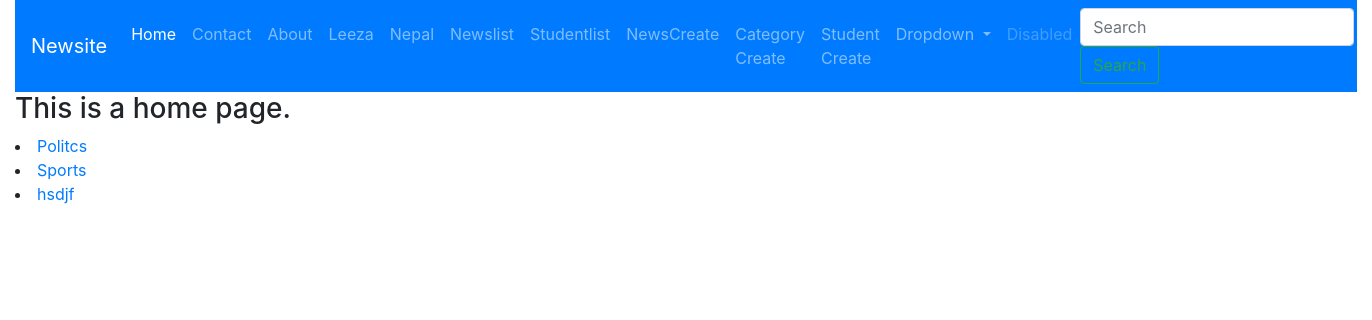
The page / on the database its author committed.
### newsapp/models.py (models this page shows, shortened)
class Category(models.Model):
	title = models.CharField(max_length = 50)
	image = models.ImageField(upload_to = 'category')

### newsapp/views.py (the view)
# urls.py: path("",HomeView.as_view(), name="home"),
class HomeView(ListView):
	template_name = "home.html"
	queryset = Category.objects.all()
	context_object_name = "myallcategory"

### templates/home.html (shortened to what this page needs)
{% extends 'base.html' %}
{% block content %}
<h3>This is a home page.</h3>
{% for category in myallcategory %}
<li><a href="{%url 'newsapp:categorydetail' category.id %}">{{category.title}}</a></li>
{% endfor %}
{% endblock %}

### rows shown on the page
Category: title "Politcs"
Category: title "Sports"
Category: title "hsdjf"
